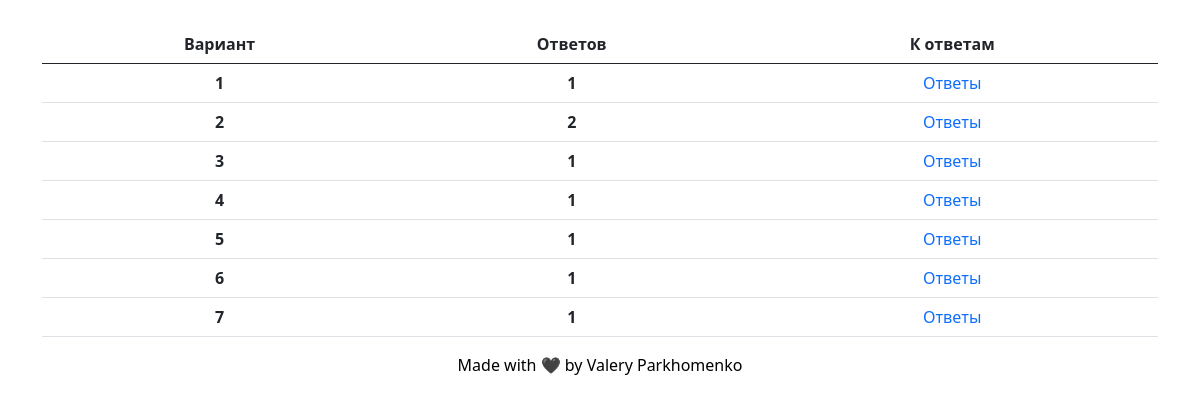
//, run on the app's committed database.
### Tickets/apps/mainapp/models.py (models this page shows, shortened)
class Question(models.Model):
    option = models.IntegerField("Номер варианта", unique=True)
    banner = models.ImageField("Фотография")
    class Meta:
        verbose_name = 'Вопрос'
        verbose_name_plural = 'Вопросы'

### Tickets/apps/mainapp/views.py (called while the page is built)
    def get_context_data(self, **kwargs):
        context = super().get_context_data(**kwargs)
        context['question'] = Question.objects.all().order_by('option')
        return context

### Tickets/apps/mainapp/templates/main.html (shortened to what this page needs)
<html>
<head>
    <link href="https://cdn.jsdelivr.net/npm/bootstrap@5.0.0-beta2/dist/css/bootstrap.min.css" rel="stylesheet">
</head>
<body class="container" style="overflow-x: hidden; overflow-y: scroll; padding-bottom: 25px;">
    <table class="table table table-hover" style="margin-top: 25px;">
        <thead style="text-align: center;">
            <tr>
                <th scope="col">Вариант</th>
                <th scope="col">Ответов</th>
                <th scope="col">К ответам</th>
            </tr>
        </thead>
        <tbody style="text-align: center;">
            {% for i in question %}
            <tr>
                <th scope="row">{{i.option}}</th>
                <th scope="row">{{ i.answer_question.count }} </th>
                <td><a href="{% url 'answer__page' i.id %}">Ответы</a></td>
            </tr>
            {% endfor %}
        </tbody>
    </table>
    <div style="text-align:center; margin-top: 15px; color: #000">Made with 🖤 by<a style="color: #000" href="https://t.me/ValeryParkhomenko"> Valery Parkhomenko</a></div>
</body>
</html>

### Tickets/apps/mainapp/templates/main.html (style rules this page uses)
a { text-decoration: none; }

### data on the page
Question: option "1", answer_question.count "1"
Question: option "2", answer_question.count "2"
Question: option "3", answer_question.count "1"
Question: option "4", answer_question.count "1"
Question: option "5", answer_question.count "1"
Question: option "6", answer_question.count "1"
Question: option "7", answer_question.count "1"
